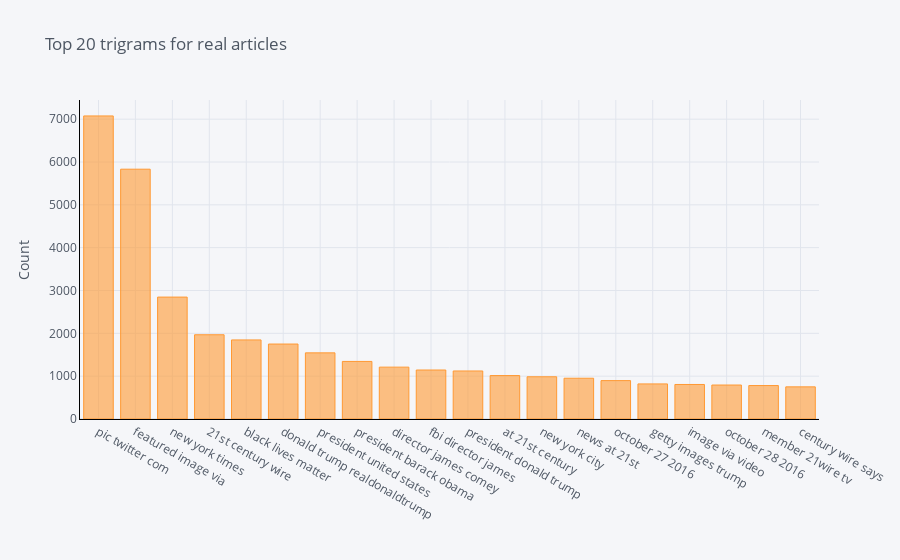

The cell this chart's notebook holds for it:
### Code cell
# display top 20 trigrams used in fake articles
common_words_false = get_top_n_words(all_news[all_news['category']==0]['text'], 20, 3)
df1 = pd.DataFrame(common_words_false, columns = ['text' , 'count'])
df1.groupby('text').sum()['count'].sort_values(ascending=False).iplot(
    kind='bar', yTitle='Count', linecolor='black', title='Top 20 trigrams for real articles')

### Figure 1 — Plotly figure (JSON) as saved in the notebook; plotly's stock layout.template omitted (floating-point values rounded to 4 significant figures)
{"data": [{"marker": {"color": "rgba(255, 153, 51, 0.6)", "line": {"color": "rgba(255, 153, 51, 1.0)", "width": 1}}, "name": "count", "orientation": "v", "text": "", "type": "bar", "x": ["pic twitter com", "featured image via", "new york times", "21st century wire", "black lives matter", "donald trump realdonaldtrump", "president united states", "president barack obama", "director james comey", "fbi director james", "president donald trump", "at 21st century", "new york city", "news at 21st", "october 27 2016", "getty images trump", "image via video", "october 28 2016", "member 21wire tv", "century wire says"], "y": [7075, 5832, 2846, 1967, 1846, 1750, 1544, 1344, 1211, 1144, 1121, 1014, 986, 952, 896, 819, 806, 793, 781, 750]}], "layout": {"legend": {"bgcolor": "#F5F6F9", "font": {"color": "#4D5663"}}, "paper_bgcolor": "#F5F6F9", "plot_bgcolor": "#F5F6F9", "title": {"font": {"color": "#4D5663"}, "text": "Top 20 trigrams for real articles"}, "xaxis": {"gridcolor": "#E1E5ED", "linecolor": "black", "showgrid": true, "tickfont": {"color": "#4D5663"}, "title": {"font": {"color": "#4D5663"}, "text": ""}, "zerolinecolor": "#E1E5ED"}, "yaxis": {"gridcolor": "#E1E5ED", "linecolor": "black", "showgrid": true, "tickfont": {"color": "#4D5663"}, "title": {"font": {"color": "#4D5663"}, "text": "Count"}, "zerolinecolor": "#E1E5ED"}}}
